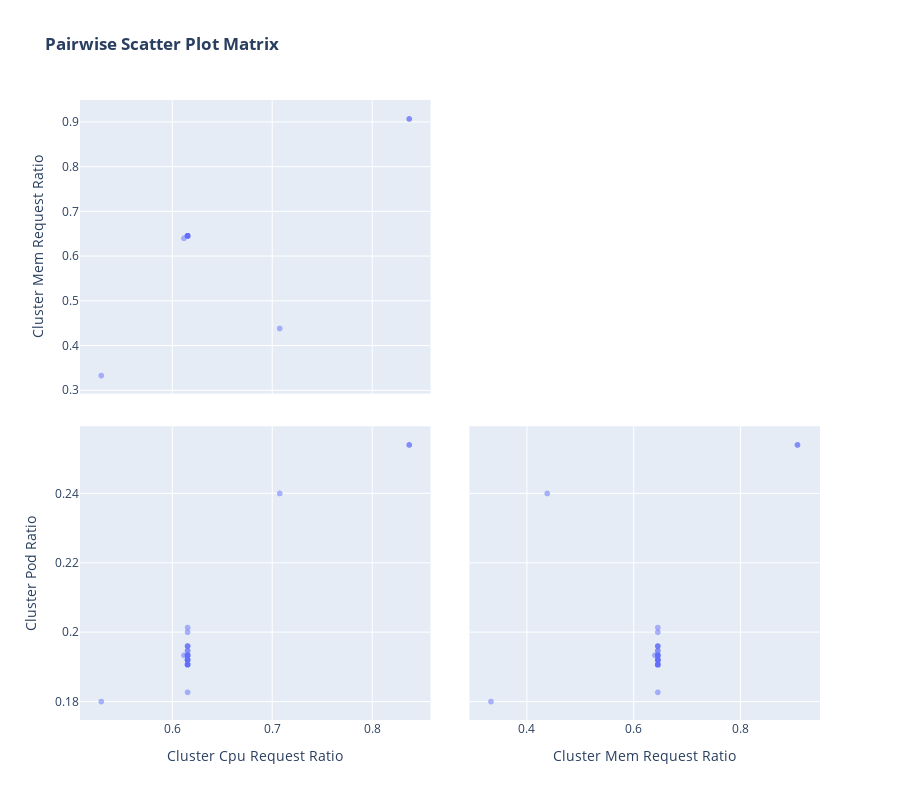

Notebook code for this chart:
### Code cell
# Pairwise Scatter Plots
fig = px.scatter_matrix(
    df[metrics],
    dimensions=metrics,
    title="<b>Pairwise Scatter Plot Matrix</b>",
    labels={m: m.replace('_', ' ').title() for m in metrics},
    height=800,
    opacity=0.5
)

fig.update_traces(diagonal_visible=False, showupperhalf=False)
fig.write_html('../reports/07_scatter_matrix.html')
fig.show()

print("✅ Scatter matrix saved to reports/07_scatter_matrix.html")

### Figure 1 — Plotly figure (JSON) as saved in the notebook; plotly's stock layout.template omitted (floating-point values rounded to 4 significant figures; data arrays with more than 128 entries replaced by an {"elided": "..."} marker saying what was removed)
{"data": [{"diagonal": {"visible": false}, "dimensions": [{"axis": {"matches": true}, "label": "Cluster Cpu Request Ratio", "values": {"elided": "230 float values"}}, {"axis": {"matches": true}, "label": "Cluster Mem Request Ratio", "values": {"elided": "230 float values"}}, {"axis": {"matches": true}, "label": "Cluster Pod Ratio", "values": {"elided": "230 float values"}}], "hovertemplate": "%{xaxis.title.text}=%{x}<br>%{yaxis.title.text}=%{y}<extra></extra>", "legendgroup": "", "marker": {"color": "#636efa", "opacity": 0.5, "symbol": "circle"}, "name": "", "showlegend": false, "showupperhalf": false, "type": "splom"}], "layout": {"dragmode": "select", "height": 800, "legend": {"tracegroupgap": 0}, "title": {"text": "<b>Pairwise Scatter Plot Matrix</b>"}}}
